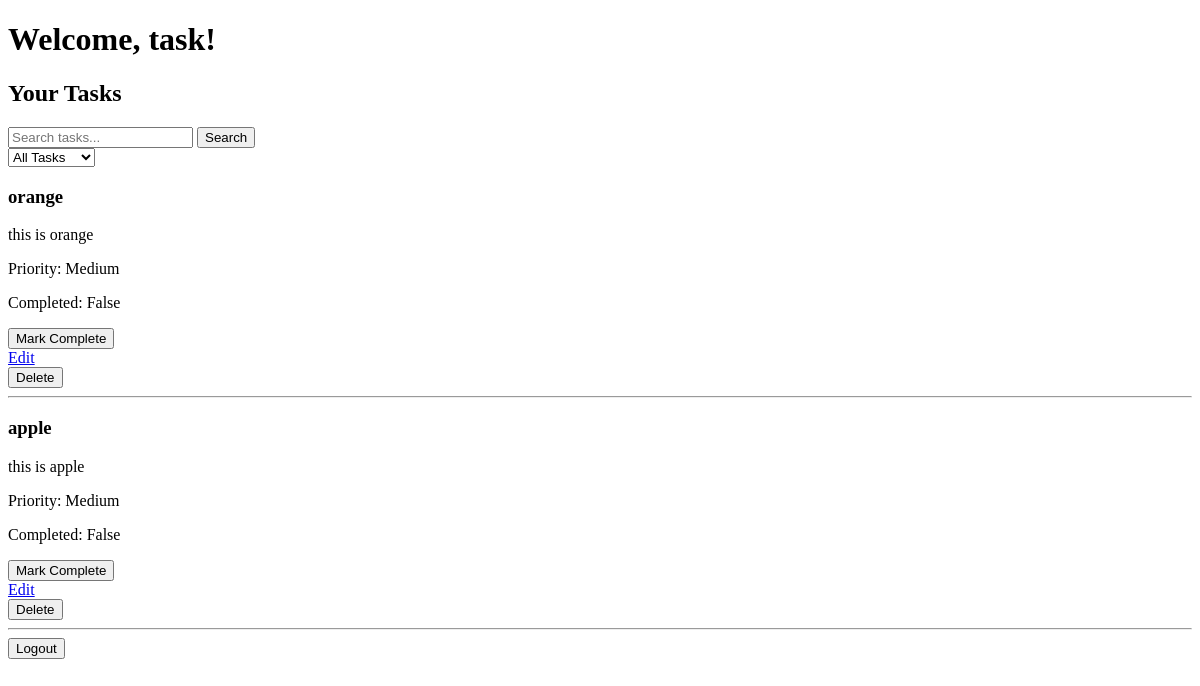
Before: / (signed in) with the older database file.
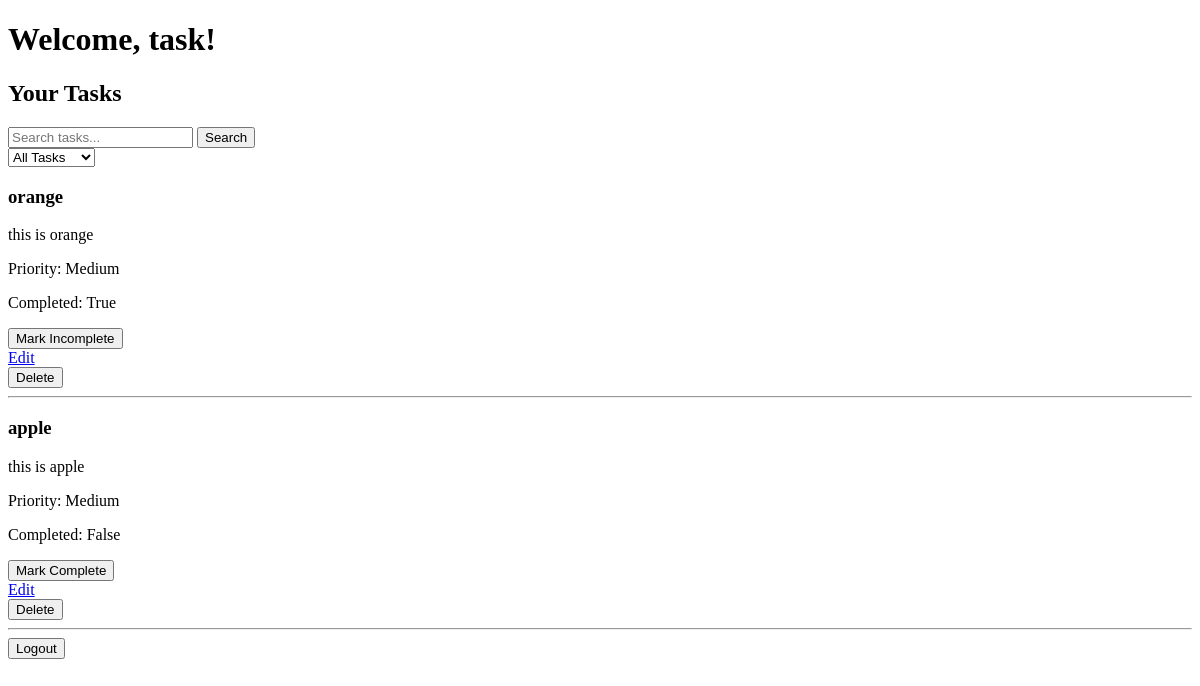
After: the same page with the newer database file.
### tasks/models.py (models this page shows, shortened)
class Task(models.Model):
    PRIORITY_CHOICES = [
        ('High', 'High'),
        ('Medium', 'Medium'),
        ('Low', 'Low'),
    ]
    user = models.ForeignKey(
        User,
        on_delete=models.CASCADE,
        related_name='tasks'
    )
    title = models.CharField(max_length=200)
    description = models.TextField(blank=True)
    due_date = models.DateField(null=True, blank=True)
    priority = models.CharField(
        max_length=10,
        choices=PRIORITY_CHOICES,
        default='Medium'
    )
    is_completed = models.BooleanField(default=False)
    created_at = models.DateTimeField(auto_now_add=True)

### tasks/views.py (the view)
# urls.py: path('', views.dashboard_view, name='dashboard'),
@login_required
def dashboard_view(request):
    query = request.GET.get('q' , "") # ye line batao mujhe
    status = request.GET.get('status', "")
    sort_by = request.GET.get('sort', 'newest')
    tasks = Task.objects.filter(user=request.user).order_by('-created_at')
    if query:
          tasks = tasks.filter(title__icontains=query)
    if status == 'completed':
        tasks = tasks.filter(is_completed=True)
    elif status == 'pending':
        tasks = tasks.filter(is_completed=False)
    if sort_by == 'newest':
        tasks = tasks.order_by('-created_at')
    elif sort_by == 'oldest':
        tasks = tasks.order_by('created_at')
    elif sort_by == 'high':
        tasks = tasks.order_by('priority')
    return render(request, 'tasks/dashboard.html',
                  {
                      'tasks': tasks ,
                        'query': query,
                        'status': status,
                        'sort_by': sort_by
                  }
                )

### tasks/templates/tasks/dashboard.html (shortened to what this page needs)
<!DOCTYPE html>
<html lang="en">
  <head>
  </head>
  <body>
    <h1>Welcome, {{ request.user.username }}!</h1>
    <h2>Your Tasks</h2>
    <form method="GET" action="{% url 'dashboard' %}">
      <input
        type="text"
        name="q"
        placeholder="Search tasks..."
        value="{{ query }}"
      />
      <button type="submit">Search</button>
    </form>
    <form method="GET" action="{% url 'dashboard' %}">
      <select name="status" onchange="this.form.submit()">
        <option value="">All Tasks</option>
      </select>
    </form>
    {% for task in tasks %}
    <div>
      <h3>{{ task.title }}</h3>
      <p>{{ task.description }}</p>
      <p>Priority: {{ task.priority }}</p>
      <p>Completed: {{ task.is_completed }}</p>
      <form method="POST" action="{% url 'toggle-task' task.id %}">
        {% csrf_token %} {% if task.is_completed %}
        <button type="submit">Mark Incomplete</button>
        {% else %}
        <button type="submit">Mark Complete</button>
        {% endif %}
      </form>
      <a href="{% url 'edit-task' task.id %}">Edit</a>
      <form method="POST" action="{% url 'delete-task' task.id %}">
        <button type="submit">Delete</button>
      </form>
    </div>
    <hr />
    {% empty %}
    <p>You haven't created any tasks yet.</p>
    {% endfor %}
    <form method="POST" action="{% url 'logout' %}">
      <button type="submit">Logout</button>
    </form>
  </body>
</html>

Changed rows visible on the page:
changed Task "orange": is_completed "False" → "True"; is_completed "Mark Complete" → "Mark Incomplete"
